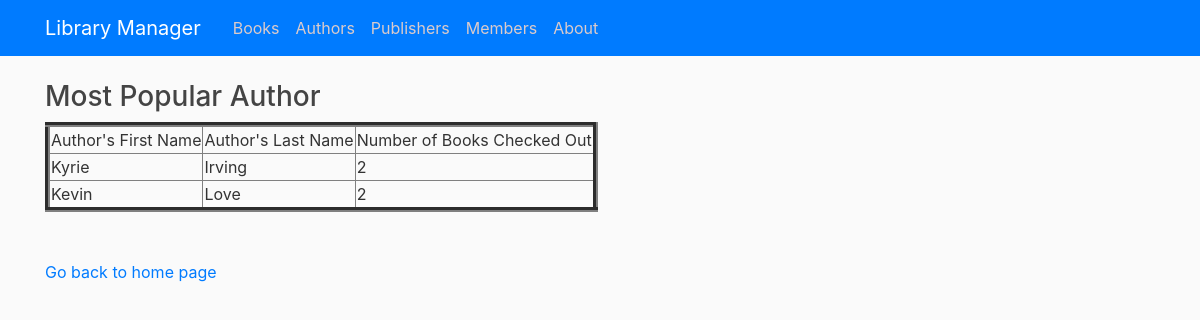
/popular, run on an earlier commit of the app's database.
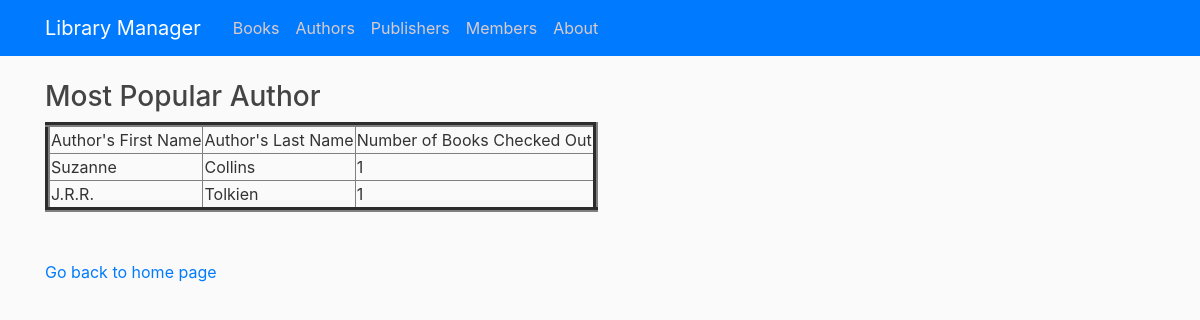
And on a later commit of the database.
### tables this page shows
CREATE TABLE Author (authorId INTEGER PRIMARY KEY AUTOINCREMENT, firstName TEXT NOT NULL, lastName TEXT NOT NULL);

### library/routes.py (the view)
@app.route("/popular")
def popular():
    con = sqlite3.connect("book.db")
    con.row_factory = sqlite3.Row
    cur = con.cursor()
    cur.execute("SELECT Author.firstName, Author.lastName, count(*) AS numBooks\
        FROM Author JOIN WrittenBy JOIN Book \
            ON Author.authorId = WrittenBy.authorId \
            AND WrittenBy.bookId = Book.bookId \
        WHERE Book.availability = 0 \
        GROUP BY Author.authorId, Author.firstName, Author.lastName \
        HAVING count(*) = (SELECT count(*) \
                            FROM Author JOIN WrittenBy JOIN Book \
                                ON Author.authorId = WrittenBy.authorId \
                                AND WrittenBy.bookId = Book.bookId \
                            WHERE Book.availability = 0 \
                            GROUP BY Author.authorId, Author.firstName, Author.lastName \
                            ORDER BY count(*) DESC \
                            LIMIT 1)")
    rows = cur.fetchall()
    return render_template("popular.html",rows = rows)

### library/templates/popular.html (shortened to what this page needs)
{% extends "layout.html" %}
{% block content %}
<!DOCTYPE html>
<html>
<head>
</head>
<body>
    <h3>Most Popular Author</h3>
    <table border=5>
        <thead>
            <td>Author's First Name</td>
            <td>Author's Last Name</td>
            <td>Number of Books Checked Out</td>
        </thead>
        {% for row in rows %}
        <tr>
            <td>{{row["firstName"]}}</td>
            <td>{{row["lastName"]}}</td>
            <td>{{row["numBooks"]}}</td>
        </tr>
        {% endfor %}
    </table>
    <br><br>
    <a href="/">Go back to home page</a>
</body>
</html>
{% endblock content %}

What changed in the data, as far as the page shows it:
no longer on this page (row edited): Author: firstName "Kyrie", lastName "Irving", numBooks "2"
no longer on this page (row edited): Author: firstName "Kevin", lastName "Love", numBooks "2"
now on this page (row edited): Author: firstName "Suzanne", lastName "Collins", numBooks "1"
now on this page (row edited): Author: firstName "J.R.R.", lastName "Tolkien", numBooks "1"
